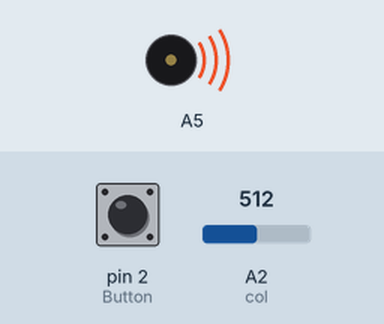
Recording of a sketch running on a simulated Arduino Uno, built with avr-gcc and run on an emulated ATmega328P. On the bench: buzzer (waves = sounding). The inputs (shaded band) are chosen by the test bench; at power-on: pin 2 (Button) HIGH, A2 (col) = 512. What the sketch prints to the serial monitor is not drawn.

Above: at 1.4 s.
1.5 s: pin 2 (Button) pulled LOW for 1 s
At 2.7 s:
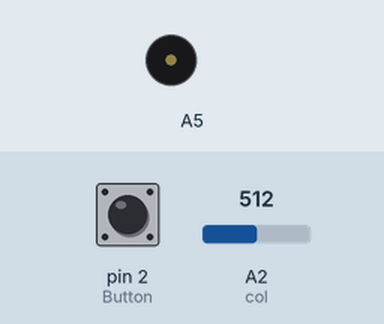
Timing chart, 0 to 11.5 s (numbered marks = the images above; inputs shaded):
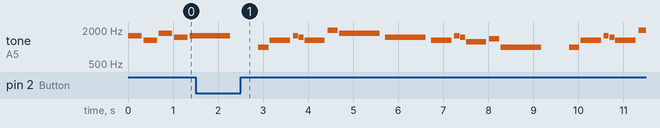

Measured:
- by itself, tone on A5: plays 988 Hz for 0.23 s, 1319 Hz for 0.45 s, 1568 Hz for 0.11 s, 1480 Hz for 0.11 s, 1319 Hz for 0.45 s, 1976 Hz for 0.23 s … (20 notes in this stretch)

The sketch:

toneMelody_+_LED.ino
```cpp
#include "pitches.h"
#define ROW1 13
#define ROW2 12
#define ROW3 11
#define ROW4 10
#define ROW5 9
#define ROW6 8
#define ROW7 7
#define ROW8 6
#define COL1 5
#define COL2 4
#define COL3 3
#define COL4 A4
#define COL5 A3
#define COL6 A2
#define COL7 A1
#define COL8 A0
#define Button 2

const int row[] = {
ROW1, ROW2, ROW3, ROW4, ROW5, ROW6, ROW7, ROW8};

const int col[] = {
COL1,COL2, COL3, COL4, COL5, COL6, COL7, COL8};

byte scan[8][8] = {

{1,0,0,0,0,0,0,0},

{0,1,0,0,0,0,0,0},

{0,0,1,0,0,0,0,0},

{0,0,0,1,0,0,0,0},

{0,0,0,0,1,0,0,0},

{0,0,0,0,0,1,0,0},

{0,0,0,0,0,0,1,0},

{0,0,0,0,0,0,0,1}

};

byte heart[8][8] = {

  {1,1,1,1,1,1,1,1},

  {1,0,0,1,1,0,0,1},

  {0,0,0,0,0,0,0,0},

  {0,0,0,0,0,0,0,0},

  {0,0,0,0,0,0,0,0},

  {1,0,0,0,0,0,0,1},

  {1,1,0,0,0,0,1,1},

  {1,1,1,0,0,1,1,1}

};
byte x[8][8] = {

  {0,1,1,1,1,1,1,0},

  {1,0,1,1,1,1,0,1},

  {1,1,0,1,1,0,1,1},

  {1,1,1,0,0,1,1,1},

  {1,1,1,0,0,1,1,1},

  {1,1,0,1,1,0,1,1},

  {1,0,1,1,1,1,0,1},

  {0,1,1,1,1,1,1,0}
 };

#define NOTE_C3 131
#define NOTE_D3 147
#define NOTE_E3 165
#define NOTE_F3 175
#define NOTE_G3 196
#define NOTE_A3 220
#define NOTE_B3 247
#define NOTE_C4 262
#define NOTE_D4 294
#define NOTE_E4 330
#define NOTE_F4 349
#define NOTE_G4 392
#define NOTE_A4 440
#define NOTE_B4 494
#define NOTE_C5 523
#define NOTE_CS5 554
#define NOTE_D5 587
#define NOTE_DS5 622
#define NOTE_E5 659
#define NOTE_F5 698
#define NOTE_FS5 740
#define NOTE_G5 784
#define NOTE_GS5 831
#define NOTE_A5 880
#define NOTE_AS5 932
#define NOTE_B5 988

int melody3[] = { //Merry have a little sheep
  NOTE_B5, NOTE_A5, NOTE_G5, NOTE_A5, NOTE_B5, NOTE_B5, NOTE_B5, NOTE_A5, NOTE_A5, NOTE_A5,
  NOTE_B5, NOTE_B5, NOTE_B5, NOTE_B5, NOTE_A5, NOTE_G5, NOTE_A5, NOTE_B5, NOTE_B5, NOTE_B5,
  NOTE_A5, NOTE_A5,NOTE_B5, NOTE_A5, NOTE_G5
};
int melody2[] = { //Harry Potter
  NOTE_B5, NOTE_E6, NOTE_G6, NOTE_FS6, NOTE_E6, NOTE_B6, NOTE_A6, NOTE_FS6, NOTE_E6, NOTE_G6, NOTE_FS6, NOTE_DS6, NOTE_F6, NOTE_B5
};//si mi sol fa# mi si la fa# mi sol fa# do fa si
int melody1[] = { //the Last of Us
  NOTE_G6, NOTE_E6, NOTE_A6, NOTE_FS6, NOTE_G6, 0, NOTE_G6, NOTE_E6, NOTE_A6, NOTE_FS6, NOTE_B6, 0, NOTE_G6,
  NOTE_E6, NOTE_A6, NOTE_FS6, NOTE_G6, 0, NOTE_AS6, NOTE_A6, NOTE_G6, NOTE_E6, NOTE_E6
};

// note durations: 4 = quarter note, 8 = eighth note, etc.:
int noteDurations3[] = {
  4, 4, 4, 4, 4, 4, 2, 4, 4, 2, 4, 4, 2, 4, 4, 4, 4, 4, 4, 2, 4, 4, 4, 4, 2
};
int noteDurations2[] = {
  4, 2, 8, 8, 2, 4, 1, 1, 2, 8, 8, 2, 4, 1
};
int noteDurations1[] = {
  3, 3, 3, 3, 1, 6, 3, 3, 3, 3, 1, 6, 3, 3, 3, 3, 1, 6, 3, 3, 3, 3, 1
};

byte previous=1,present=1,num=0;

void setup() {
  for (byte i = 0; i <= sizeof(row); i++) {pinMode(row[i], OUTPUT);}
  for (byte i = 0; i <= sizeof(col); i++) {pinMode(col[i], OUTPUT);}
  pinMode(Button, INPUT_PULLUP);
  Serial.begin(9600);

}

void showPattern(byte matrix[8][8]){
  for(byte i = 0; i < 8; i++){
    for(byte j = 0; j < 8; j++){
      digitalWrite(row[j], 1 - scan[i][j]);
      digitalWrite(col[j], 1 - matrix[i][j]);
      }
    for(byte j = 0; j < 8; j++){
    digitalWrite(row[j], HIGH);
    digitalWrite(col[j], LOW);
    }
  }
}

void loop() {
  present=digitalRead(Button);
  if(present == 1 && previous == 0){
    num++;
    if(num > 1){
      num = 0;
    }
  }
  Serial.println(num);

  //可變電阻
  int resis = analogRead(2);
  Serial.println(resis);
  delay(1);


  //蜂鳴器
  while(num==0 && present!=0) {
    for (int i = 0; i < 23; i++) {
      showPattern(heart);

      int duration = 900 / noteDurations1[i];
      tone(A5, melody1[i], duration);

      for (int i=0;i<duration;i++) showPattern(heart);

      noTone(A5);
      present=digitalRead(Button);if(present==0) break;
    }
    delay(500);
  }
  while(num==1 && present!=0) {
    for (int i = 0; i < 14; i++) {
      showPattern(x); //LED

      int duration = 900 / noteDurations2[i];
      tone(A5, melody2[i], duration);

      for (int i=0;i<duration;i++) showPattern(x);

      noTone(A5);
      present=digitalRead(Button);if(present==0) break;
    }
    delay(500);
  }
  previous=present;
}

////
```

pitches.h
```cpp
/*************************************************
   Public Constants
 *************************************************/

#define NOTE_B0  31
#define NOTE_C1  33
#define NOTE_CS1 35
#define NOTE_D1  37
#define NOTE_DS1 39
#define NOTE_E1  41
#define NOTE_F1  44
#define NOTE_FS1 46
#define NOTE_G1  49
#define NOTE_GS1 52
#define NOTE_A1  55
#define NOTE_AS1 58
#define NOTE_B1  62
#define NOTE_C2  65
#define NOTE_CS2 69
#define NOTE_D2  73
#define NOTE_DS2 78
#define NOTE_E2  82
#define NOTE_F2  87
#define NOTE_FS2 93
#define NOTE_G2  98
#define NOTE_GS2 104
#define NOTE_A2  110
#define NOTE_AS2 117
#define NOTE_B2  123
#define NOTE_C3  131
#define NOTE_CS3 139
#define NOTE_D3  147
#define NOTE_DS3 156
#define NOTE_E3  165
#define NOTE_F3  175
#define NOTE_FS3 185
#define NOTE_G3  196
#define NOTE_GS3 208
#define NOTE_A3  220
#define NOTE_AS3 233
#define NOTE_B3  247
#define NOTE_C4  262
#define NOTE_CS4 277
#define NOTE_D4  294
#define NOTE_DS4 311
#define NOTE_E4  330
#define NOTE_F4  349
#define NOTE_FS4 370
#define NOTE_G4  392
#define NOTE_GS4 415
#define NOTE_A4  440
#define NOTE_AS4 466
#define NOTE_B4  494
#define NOTE_C5  523
#define NOTE_CS5 554
#define NOTE_D5  587
#define NOTE_DS5 622
#define NOTE_E5  659
#define NOTE_F5  698
#define NOTE_FS5 740
#define NOTE_G5  784
#define NOTE_GS5 831
#define NOTE_A5  880
#define NOTE_AS5 932
#define NOTE_B5  988
#define NOTE_C6  1047
#define NOTE_CS6 1109
#define NOTE_D6  1175
#define NOTE_DS6 1245
#define NOTE_E6  1319
#define NOTE_F6  1397
#define NOTE_FS6 1480
#define NOTE_G6  1568
#define NOTE_GS6 1661
#define NOTE_A6  1760
#define NOTE_AS6 1865
#define NOTE_B6  1976
#define NOTE_C7  2093
#define NOTE_CS7 2217
#define NOTE_D7  2349
#define NOTE_DS7 2489
#define NOTE_E7  2637
#define NOTE_F7  2794
#define NOTE_FS7 2960
#define NOTE_G7  3136
#define NOTE_GS7 3322
#define NOTE_A7  3520
#define NOTE_AS7 3729
#define NOTE_B7  3951
#define NOTE_C8  4186
#define NOTE_CS8 4435
#define NOTE_D8  4699
#define NOTE_DS8 4978
```
